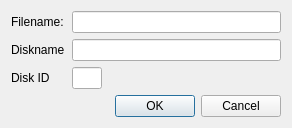
<?xml version="1.0" encoding="UTF-8"?>
<ui version="4.0">
 <class>FloppyNewD64Window</class>
 <widget class="QDialog" name="FloppyNewD64Window">
  <property name="geometry">
   <rect>
    <x>0</x>
    <y>0</y>
    <width>292</width>
    <height>123</height>
   </rect>
  </property>
  <property name="windowTitle">
   <string>Dialog</string>
  </property>
  <layout class="QVBoxLayout" name="verticalLayout">
   <item>
    <layout class="QVBoxLayout" name="verticalLayout_2">
     <item>
      <layout class="QHBoxLayout" name="horizontalLayout_4">
       <item>
        <widget class="QLabel" name="label_3">
         <property name="sizePolicy">
          <sizepolicy hsizetype="Preferred" vsizetype="Preferred">
           <horstretch>0</horstretch>
           <verstretch>0</verstretch>
          </sizepolicy>
         </property>
         <property name="minimumSize">
          <size>
           <width>55</width>
           <height>0</height>
          </size>
         </property>
         <property name="text">
          <string>Filename:</string>
         </property>
        </widget>
       </item>
       <item>
        <widget class="QLineEdit" name="Filename"/>
       </item>
      </layout>
     </item>
     <item>
      <layout class="QHBoxLayout" name="horizontalLayout_3">
       <item>
        <widget class="QLabel" name="label_2">
         <property name="minimumSize">
          <size>
           <width>55</width>
           <height>0</height>
          </size>
         </property>
         <property name="text">
          <string>Diskname</string>
         </property>
        </widget>
       </item>
       <item>
        <widget class="QLineEdit" name="Diskname"/>
       </item>
      </layout>
     </item>
     <item>
      <layout class="QHBoxLayout" name="horizontalLayout_2">
       <item>
        <widget class="QLabel" name="label">
         <property name="minimumSize">
          <size>
           <width>55</width>
           <height>0</height>
          </size>
         </property>
         <property name="text">
          <string>Disk ID</string>
         </property>
        </widget>
       </item>
       <item>
        <widget class="QLineEdit" name="DIskID">
         <property name="maximumSize">
          <size>
           <width>30</width>
           <height>16777215</height>
          </size>
         </property>
         <property name="maxLength">
          <number>2</number>
         </property>
        </widget>
       </item>
       <item>
        <spacer name="horizontalSpacer">
         <property name="orientation">
          <enum>Qt::Horizontal</enum>
         </property>
         <property name="sizeHint" stdset="0">
          <size>
           <width>40</width>
           <height>20</height>
          </size>
         </property>
        </spacer>
       </item>
      </layout>
     </item>
    </layout>
   </item>
   <item>
    <layout class="QHBoxLayout" name="horizontalLayout">
     <item>
      <widget class="QDialogButtonBox" name="buttonBox">
       <property name="orientation">
        <enum>Qt::Horizontal</enum>
       </property>
       <property name="standardButtons">
        <set>QDialogButtonBox::Cancel|QDialogButtonBox::Ok</set>
       </property>
      </widget>
     </item>
    </layout>
   </item>
  </layout>
 </widget>
 <resources/>
 <connections>
  <connection>
   <sender>buttonBox</sender>
   <signal>accepted()</signal>
   <receiver>FloppyNewD64Window</receiver>
   <slot>accept()</slot>
   <hints>
    <hint type="sourcelabel">
     <x>248</x>
     <y>254</y>
    </hint>
    <hint type="destinationlabel">
     <x>157</x>
     <y>274</y>
    </hint>
   </hints>
  </connection>
  <connection>
   <sender>buttonBox</sender>
   <signal>rejected()</signal>
   <receiver>FloppyNewD64Window</receiver>
   <slot>reject()</slot>
   <hints>
    <hint type="sourcelabel">
     <x>316</x>
     <y>260</y>
    </hint>
    <hint type="destinationlabel">
     <x>286</x>
     <y>274</y>
    </hint>
   </hints>
  </connection>
 </connections>
</ui>
